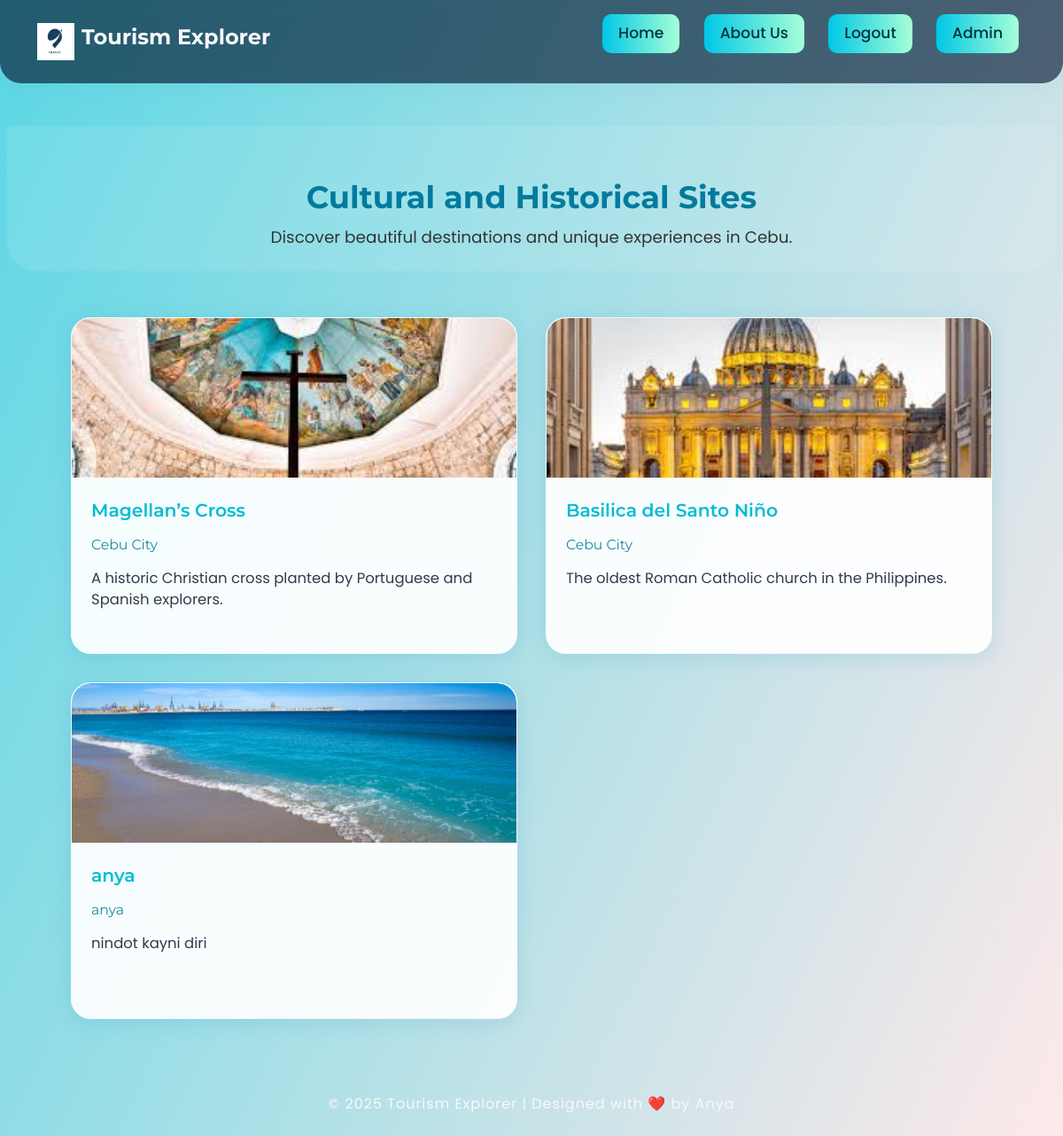
Screenshot of /category/Cultural and Historical Sites (signed in) with the database file from the repository.
### tables this page shows
CREATE TABLE spots (
            id INTEGER PRIMARY KEY AUTOINCREMENT,
            category TEXT,
            name TEXT,
            location TEXT,
            description TEXT,
            image TEXT
        );

### app.py (the view)
@app.route('/category/<name>')
def category(name):
    conn = get_db_connection()
    spots = conn.execute('SELECT * FROM spots WHERE category = ?', (name,)).fetchall()
    conn.close()
    return render_template("category.html", category=name, spots=spots)

### app.py (called while the page is built)
def get_db_connection():
    conn = sqlite3.connect(DB_NAME)
    conn.row_factory = sqlite3.Row
    return conn

### templates/category.html
{% extends "base.html" %}
{% block content %}
<div class="hero-section" style="
    background: rgba(255,255,255,0.10);
    text-align: center;
    padding: 60px 18px 24px 18px;
    border-radius: 0 0 32px 32px;
    backdrop-filter: blur(2.5px);
    margin-bottom: 12px;
">
    <h1 style="font-size:2.2em; color:#007b9e; font-family:'Montserrat',sans-serif; font-weight:700; margin-bottom:10px; text-shadow:0 2px 16px #c0e8ee66;">{{ category }}</h1>
    <p style="font-size:1.15em; color:#333; margin-bottom:0;">Discover beautiful destinations and unique experiences in Cebu.</p>
</div>
<div class="spot-list" style="
    display: grid;
    grid-template-columns: repeat(auto-fit, minmax(340px, 1fr));
    gap: 32px;
    padding: 40px 6vw 12px 6vw;
    max-width: 1200px;
    margin: 0 auto;
">
    {% if spots %}
        {% for spot in spots %}
        <a href="{{ url_for('spot_detail', id=spot['id']) }}" class="beach-card text-decoration-none" style="
            background: rgba(255,255,255,0.93);
            border-radius:22px;
            box-shadow:0 4px 24px #0e81be26;
            overflow:hidden;
            display:flex;
            flex-direction:column;
            min-height:380px;
            border:1.5px solid #f5f7fa;
            transition: box-shadow .17s, transform .18s;
        " onmouseover="this.style.boxShadow='0 14px 42px #2edbe68a'; this.style.transform='translateY(-3px) scale(1.01)'; this.style.borderColor='#00bcd4';" onmouseout="this.style.boxShadow='0 4px 24px #0e81be26'; this.style.transform=''; this.style.borderColor='#f5f7fa';">
            <img src="{{ url_for('static', filename=spot['image']) }}" alt="{{ spot['name'] }}"
                style="width:100%; height:180px; object-fit:cover; border-radius:22px 22px 0 0;">
            <div class="card-body" style="padding:22px 22px 20px 22px; color:#263b51; display:flex; flex-direction:column; gap:8px;">
                <div class="card-title" style="font-size:1.27em; font-family:'Montserrat',sans-serif; font-weight:600; margin-bottom:4px; color:#00bcd4;">
                    {{ spot['name'] }}
                </div>
                <div class="card-location" style="font-size:0.98em; color:#1d88a1; font-family:'Montserrat',sans-serif; margin-bottom:6px;">
                    {{ spot['location'] }}
                </div>
                <div class="card-summary" style="font-size:1.03em; color:#343a4d; margin-bottom:6px;">
                    {{ spot['description'] }}
                </div>
            </div>
        </a>
        {% endfor %}
    {% else %}
        <p class="no-data" style="font-size:1.15em; color:#fff; background:rgba(0,0,0,0.4); padding:15px; border-radius:10px; text-align:center;">No spots found for this category.</p>
    {% endif %}
</div>
{% endblock %}

### templates/base.html (shortened to what this page needs)
<!DOCTYPE html>
<html lang="en">
<head>
    <link href="https://cdn.jsdelivr.net/npm/bootstrap@5.3.2/dist/css/bootstrap.min.css" rel="stylesheet">
    <link rel="stylesheet" href="{{ url_for('static', filename='style.css') }}">
    <link rel="stylesheet" href="https://cdn.jsdelivr.net/npm/bootstrap-icons@1.10.5/font/bootstrap-icons.css">
</head>
<body class="gradient-bg">
    <header class="main-header py-3 px-4">
        <div class="container d-flex justify-content-between align-items-center">
            <div class="d-flex align-items-center gap-2">
                <img src="{{ url_for('static', filename='logo.jpg') }}" alt="Logo" style="width:42px; height:42px;">
                <h3 class="fw-bold text-light fs-4" style="font-family:'Montserrat',sans-serif;">Tourism Explorer</h3>
            </div>
            <nav>
                {% if session.get('logged_in') %}
                    <a href="{{ url_for('home') }}" class="btn btn-outline-light me-2">Home</a>
                    <a href="{{ url_for('about') }}" class="btn btn-outline-light me-2">About Us</a>
                    <a href="{{ url_for('logout') }}" class="btn btn-danger me-2">Logout</a>
                {% else %}
                    <a href="{{ url_for('login') }}" class="btn btn-outline-light me-2">Login</a>
                    <a href="{{ url_for('register') }}" class="btn btn-primary me-2">Register</a>
                {% endif %}
                {% if session.get('user') == 'admin' %}
                    <a href="{{ url_for('admin_dashboard') }}" class="btn btn-warning me-2">Admin</a>
                {% endif %}
            </nav>
        </div>
    </header>
    <main class="py-5 px-2 animate-in">
        {% block content %}{% endblock %}
    </main>
    <footer class="text-center py-4 bg-transparent position-relative z-1 animate-in-bottom">
        <p class="text-light mb-0">&copy; 2025 Tourism Explorer | Designed with ❤️ by Anya</p>
    </footer>
</body>
</html>

### static/style.css (style rules this page uses)
body, body.gradient-bg { min-height: 100vh; margin: 0; background: linear-gradient(115deg, #5ad7e4 0%, #fee9ea 100%); font-family: 'Poppins', 'Montserrat', 'Segoe UI', sans-serif; transition: background 0.9s cubic-bezier(.6,.5,.6,1); color: #222; background-attachment: fixed; }
.main-header, .header { background: rgba(0,20,45,0.63); box-shadow: 0 2px 20px rgba(65,162,191,0.10); border-radius: 0 0 24px 24px; display: flex; justify-content: space-between; align-items: center; padding: 20px 40px; position: sticky; top: 0; z-index: 10; backdrop-filter: blur(6px); }
.header h1, .main-header h3 { font-size: 24px; color: #fff; font-family: 'Montserrat', sans-serif; }
.header nav a, .main-header nav a { color: #fff; text-decoration: none; font-weight: 500; margin-left: 15px; transition: color .18s; }
footer { background: transparent; color: #555; letter-spacing: 1px; }
.animate-in { animation: fadeInUp 0.65s; }
.animate-in-bottom { animation: fadeIn 1.1s; }
.btn, .category-card .btn, .btn-outline-primary, .btn-secondary { display: inline-block; font-size: 1.07em; padding: 9px 18px; border-radius: 10px; font-weight: 600; background: linear-gradient(90deg,#00c7e6 0%,#a7ffd6 100%); color: #00343d !important; box-shadow: 0 2px 10px #00a9c320; text-decoration: none; margin-bottom:18px; border: none; transition: background .22s, color .15s, transform .18s; }

### rows the page displays
spots: image (picture), name "Magellan’s Cross", location "Cebu City", description "A historic Christian cross planted by Portuguese and Spanish explorers."
spots: image (picture), name "Basilica del Santo Niño", location "Cebu City", description "The oldest Roman Catholic church in the Philippines."
spots: image+name (picture), name "anya", location "anya", description "nindot kayni diri"

### other values shown
{{ category }} "Cultural and Historical Sites"
